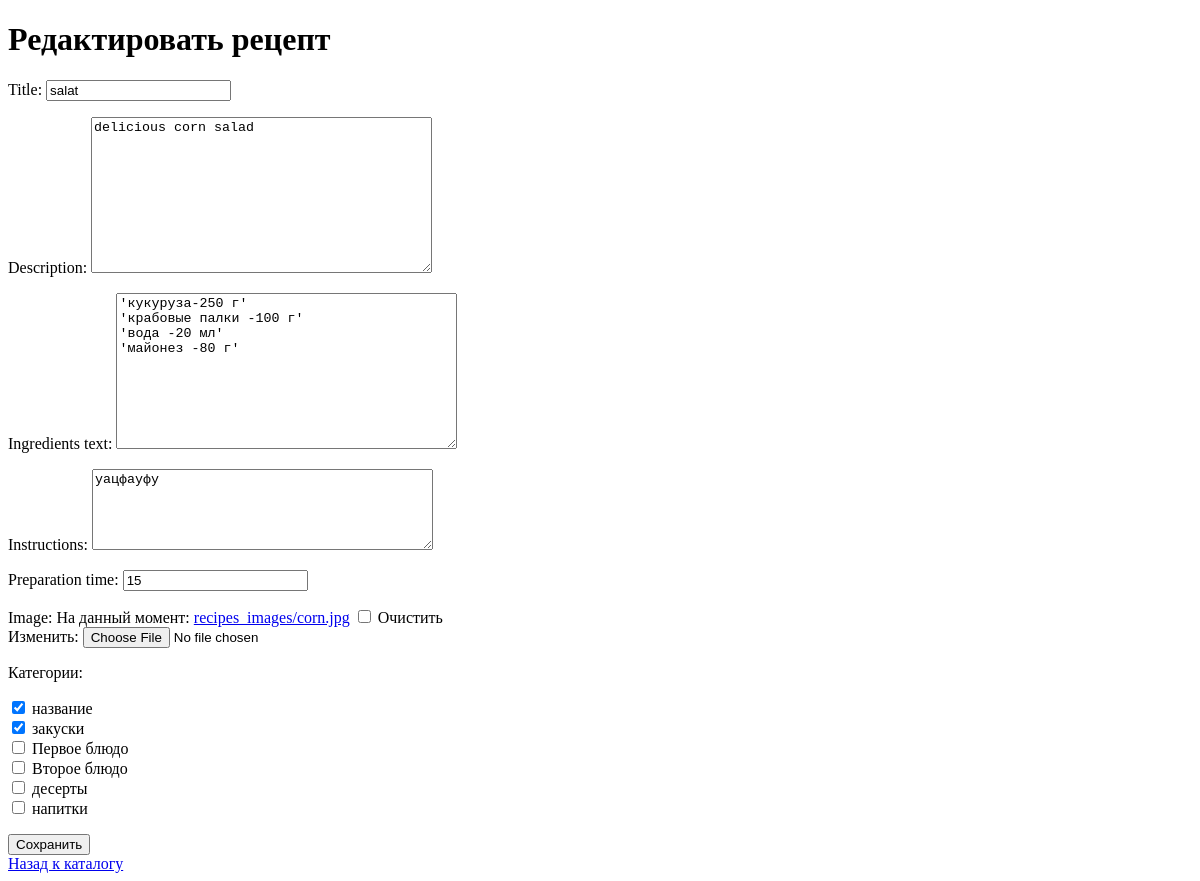
The app's page /recipe/2/edit/ (signed in), older data.
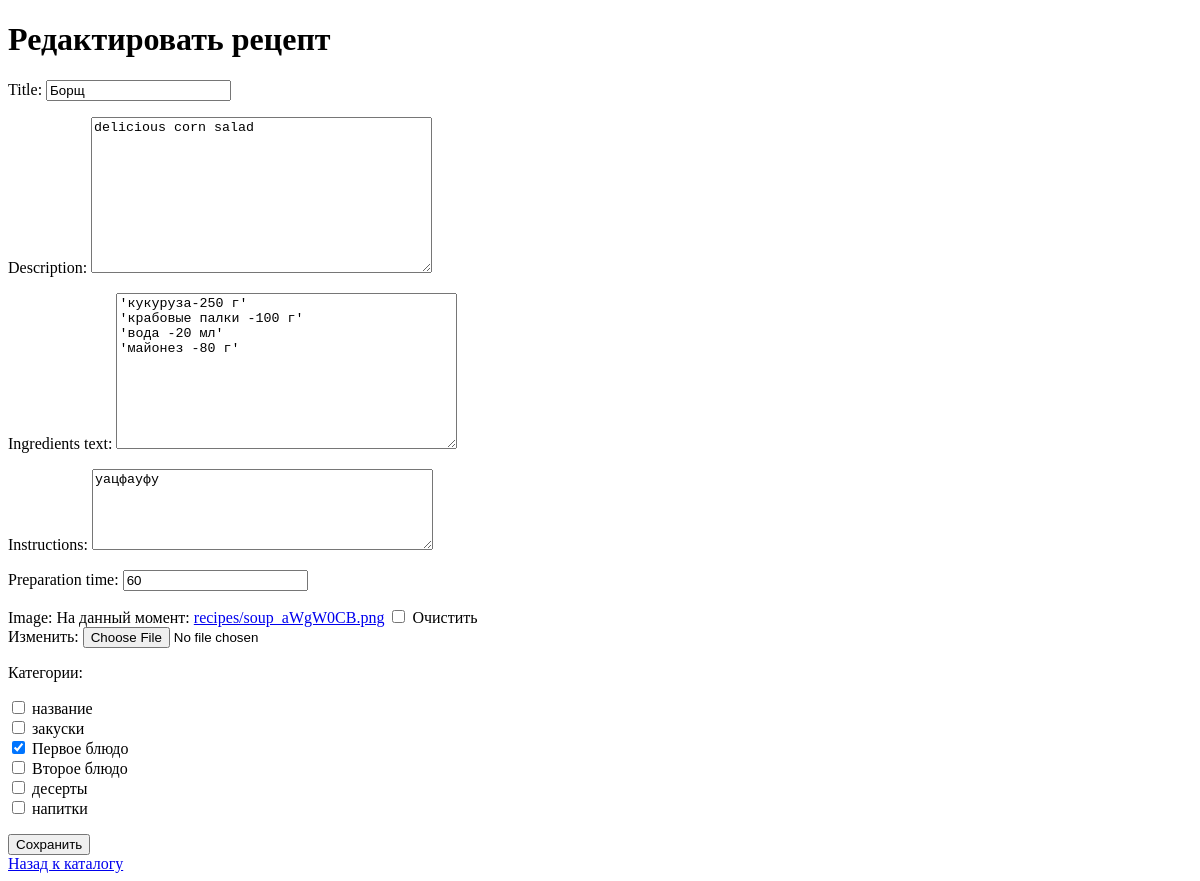
The same page, newer data.
### recipes/models.py (models this page shows, shortened)
class Recipe(models.Model):
    title = models.CharField(max_length=200)
    description = models.TextField(blank=True, null=True)
    ingredients_text = models.TextField()
    instructions = models.TextField()  # Поле для инструкций
    preparation_time = models.IntegerField()
    image = models.ImageField(upload_to='recipes/', blank=True, null=True)
    categories = models.ManyToManyField('Category', related_name='recipes')
    created_by = models.ForeignKey(
        User,
        on_delete=models.CASCADE,
        related_name='recipes'
    )
    created_at = models.DateTimeField(auto_now_add=True)

### recipes/views.py (the view)
# urls.py: path('recipe/<int:recipe_id>/edit/', views.recipe_edit, name='recipe_edit'),  # Редактирование рецепта
@login_required
def recipe_edit(request, recipe_id):
    recipe = get_object_or_404(Recipe, id=recipe_id)
    if recipe.created_by != request.user:
        return HttpResponseForbidden("Вы не можете редактировать этот рецепт.")
    if request.method == 'POST':
        form = RecipeForm(request.POST, request.FILES, instance=recipe)
        if form.is_valid():
            recipe = form.save(commit=False)
            recipe.save()
            form.save_m2m()
            recipe.detailed_steps.all().delete()
            steps = recipe.instructions.splitlines()
            for step_number, description in enumerate(steps, start=1):
                if description.strip():
                    Step.objects.create(recipe=recipe, step_number=step_number, description=description)
            return redirect('recipe_detail', recipe_id=recipe.id)
    else:
        form = RecipeForm(instance=recipe)
    return render(request, 'recipes/recipe_form.html', {'form': form, 'title': 'Редактировать рецепт'})

### recipes/forms.py
class RecipeForm(forms.ModelForm):
    categories = forms.ModelMultipleChoiceField(
        queryset=Category.objects.all(),
        widget=forms.CheckboxSelectMultiple,
        required=False,
        label="Категории"
    )
    class Meta:
        model = Recipe
        fields = ['title', 'description', 'ingredients_text', 'instructions', 'preparation_time', 'image', 'categories']
        widgets = {
            'instructions': forms.Textarea(attrs={
                'rows': 5,
                'placeholder': 'Введите шаги приготовления, разделяя их новой строкой'
            }),
        }

### recipes/models.py (called while the page is built)
    def __str__(self):
        return self.name

### recipes/templates/recipes/recipe_form.html (shortened to what this page needs)
<!DOCTYPE html>
<html lang="ru">
<head>
</head>
<body>
    <h1>{{ title }}</h1>
    <form method="post" enctype="multipart/form-data">
        {{ form.as_p }}
        <button type="submit">Сохранить</button>
    </form>
    <a href="{% url 'recipe_catalog' %}">Назад к каталогу</a>
</body>
</html>

Row changes from the older to the newer data that the page shows:
changed Recipe "delicious corn salad": title "salat" → "Борщ"; preparation_time "15" → "60"
Text that changed along with them:
form field categories: "☑ ☑ ☐ ☐ ☐ ☐" → "☐ ☐ ☑ ☐ ☐ ☐"
text no longer shown: "Title: Description: Ingredients text: Instructions: Preparation time: Image: На данный момент: recipes_images/corn.jpg Очистить Изменить: Категории: название закуски Первое блюдо Второе блюдо десерты напитки"
text now shown: "Title: Description: Ingredients text: Instructions: Preparation time: Image: На данный момент: recipes/soup_aWgW0CB.png Очистить Изменить: Категории: название закуски Первое блюдо Второе блюдо десерты напитки"
